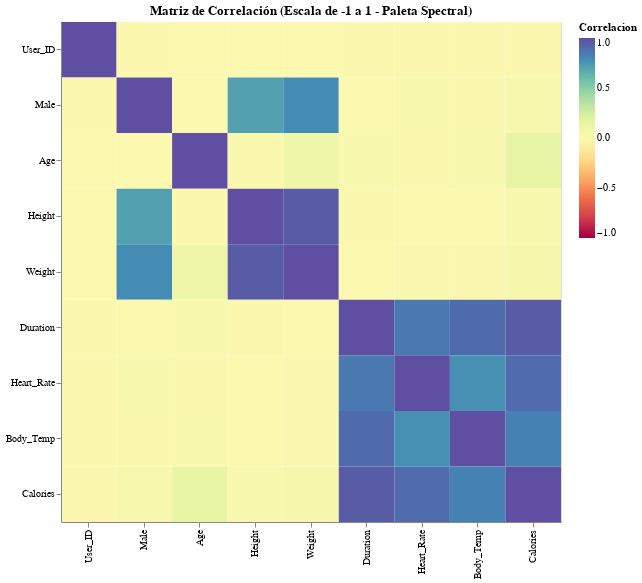

The notebook cell saved with this chart:
### Code cell
# 1️⃣ Calcular la matriz de correlación
corr_matrix = df.corr().reset_index().melt(id_vars='index')

# Renombrar columnas para Altair
corr_matrix.columns = ['Variable_1', 'Variable_2', 'Correlacion']

# 2️⃣ Crear el heatmap con la paleta 'Spectral'
heatmap = alt.Chart(corr_matrix).mark_rect().encode(
    x=alt.X('Variable_1:O', sort=None, title=''),
    y=alt.Y('Variable_2:O', sort=None, title=''),
    color=alt.Color('Correlacion:Q',
                    scale=alt.Scale(scheme='spectral', domain=[-1, 1])),
    tooltip=[
        alt.Tooltip('Variable_1', title='Variable 1'),
        alt.Tooltip('Variable_2', title='Variable 2'),
        alt.Tooltip('Correlacion:Q', format=".2f", title='Correlación')
    ]
).properties(
    width=500,
    height=500,
    title='Matriz de Correlación (Escala de -1 a 1 - Paleta Spectral)'
)

# Mostrar el heatmap
heatmap

### Figure 1 — Vega-Lite specification as saved in the notebook (floating-point values rounded to 4 significant figures)
{"config": {"view": {"continuousWidth": 300, "continuousHeight": 300}}, "data": {"name": "data-d0ed85baba00327feb360993c53f7ef3"}, "mark": {"type": "rect"}, "encoding": {"color": {"field": "Correlacion", "scale": {"domain": [-1, 1], "scheme": "spectral"}, "type": "quantitative"}, "tooltip": [{"field": "Variable_1", "title": "Variable 1", "type": "nominal"}, {"field": "Variable_2", "title": "Variable 2", "type": "nominal"}, {"field": "Correlacion", "format": ".2f", "title": "Correlación", "type": "quantitative"}], "x": {"field": "Variable_1", "sort": null, "title": "", "type": "ordinal"}, "y": {"field": "Variable_2", "sort": null, "title": "", "type": "ordinal"}}, "height": 500, "title": "Matriz de Correlación (Escala de -1 a 1 - Paleta Spectral)", "width": 500, "$schema": "https://vega.github.io/schema/vega-lite/v5.20.1.json", "datasets": {"data-d0ed85baba00327feb360993c53f7ef3": [{"Variable_1": "User_ID", "Variable_2": "User_ID", "Correlacion": 1.0}, {"Variable_1": "Male", "Variable_2": "User_ID", "Correlacion": -0.007041}, {"Variable_1": "Age", "Variable_2": "User_ID", "Correlacion": 0.002987}, {"Variable_1": "Height", "Variable_2": "User_ID", "Correlacion": -0.001525}, {"Variable_1": "Weight", "Variable_2": "User_ID", "Correlacion": -0.001886}, {"Variable_1": "Duration", "Variable_2": "User_ID", "Correlacion": -0.003837}, {"Variable_1": "Heart_Rate", "Variable_2": "User_ID", "Correlacion": -0.006197}, {"Variable_1": "Body_Temp", "Variable_2": "User_ID", "Correlacion": -0.005021}, {"Variable_1": "Calories", "Variable_2": "User_ID", "Correlacion": -0.004419}, {"Variable_1": "User_ID", "Variable_2": "Male", "Correlacion": -0.007041}, {"Variable_1": "Male", "Variable_2": "Male", "Correlacion": 1.0}, {"Variable_1": "Age", "Variable_2": "Male", "Correlacion": 0.003222}, {"Variable_1": "Height", "Variable_2": "Male", "Correlacion": 0.7105}, {"Variable_1": "Weight", "Variable_2": "Male", "Correlacion": 0.7832}, {"Variable_1": "Duration", "Variable_2": "Male", "Correlacion": 0.00344}, {"Variable_1": "Heart_Rate", "Variable_2": "Male", "Correlacion": 0.01156}, {"Variable_1": "Body_Temp", "Variable_2": "Male", "Correlacion": 0.007264}, {"Variable_1": "Calories", "Variable_2": "Male", "Correlacion": 0.02236}, {"Variable_1": "User_ID", "Variable_2": "Age", "Correlacion": 0.002987}, {"Variable_1": "Male", "Variable_2": "Age", "Correlacion": 0.003222}, {"Variable_1": "Age", "Variable_2": "Age", "Correlacion": 1.0}, {"Variable_1": "Height", "Variable_2": "Age", "Correlacion": 0.009554}, {"Variable_1": "Weight", "Variable_2": "Age", "Correlacion": 0.09009}, {"Variable_1": "Duration", "Variable_2": "Age", "Correlacion": 0.01325}, {"Variable_1": "Heart_Rate", "Variable_2": "Age", "Correlacion": 0.01048}, {"Variable_1": "Body_Temp", "Variable_2": "Age", "Correlacion": 0.01317}, {"Variable_1": "Calories", "Variable_2": "Age", "Correlacion": 0.1544}, {"Variable_1": "User_ID", "Variable_2": "Height", "Correlacion": -0.001525}, {"Variable_1": "Male", "Variable_2": "Height", "Correlacion": 0.7105}, {"Variable_1": "Age", "Variable_2": "Height", "Correlacion": 0.009554}, {"Variable_1": "Height", "Variable_2": "Height", "Correlacion": 1.0}, {"Variable_1": "Weight", "Variable_2": "Height", "Correlacion": 0.9585}, {"Variable_1": "Duration", "Variable_2": "Height", "Correlacion": -0.004625}, {"Variable_1": "Heart_Rate", "Variable_2": "Height", "Correlacion": 0.000528}, {"Variable_1": "Body_Temp", "Variable_2": "Height", "Correlacion": 0.0012}, {"Variable_1": "Calories", "Variable_2": "Height", "Correlacion": 0.01754}, {"Variable_1": "User_ID", "Variable_2": "Weight", "Correlacion": -0.001886}, {"Variable_1": "Male", "Variable_2": "Weight", "Correlacion": 0.7832}, {"Variable_1": "Age", "Variable_2": "Weight", "Correlacion": 0.09009}, {"Variable_1": "Height", "Variable_2": "Weight", "Correlacion": 0.9585}, {"Variable_1": "Weight", "Variable_2": "Weight", "Correlacion": 1.0}, {"Variable_1": "Duration", "Variable_2": "Weight", "Correlacion": -0.001884}, {"Variable_1": "Heart_Rate", "Variable_2": "Weight", "Correlacion": 0.004311}, {"Variable_1": "Body_Temp", "Variable_2": "Weight", "Correlacion": 0.004095}, {"Variable_1": "Calories", "Variable_2": "Weight", "Correlacion": 0.03548}, {"Variable_1": "User_ID", "Variable_2": "Duration", "Correlacion": -0.003837}, {"Variable_1": "Male", "Variable_2": "Duration", "Correlacion": 0.00344}, {"Variable_1": "Age", "Variable_2": "Duration", "Correlacion": 0.01325}, {"Variable_1": "Height", "Variable_2": "Duration", "Correlacion": -0.004625}, {"Variable_1": "Weight", "Variable_2": "Duration", "Correlacion": -0.001884}, {"Variable_1": "Duration", "Variable_2": "Duration", "Correlacion": 1.0}, {"Variable_1": "Heart_Rate", "Variable_2": "Duration", "Correlacion": 0.8529}, {"Variable_1": "Body_Temp", "Variable_2": "Duration", "Correlacion": 0.9032}, {"Variable_1": "Calories", "Variable_2": "Duration", "Correlacion": 0.9554}, {"Variable_1": "User_ID", "Variable_2": "Heart_Rate", "Correlacion": -0.006197}, {"Variable_1": "Male", "Variable_2": "Heart_Rate", "Correlacion": 0.01156}, {"Variable_1": "Age", "Variable_2": "Heart_Rate", "Correlacion": 0.01048}, {"Variable_1": "Height", "Variable_2": "Heart_Rate", "Correlacion": 0.000528}, {"Variable_1": "Weight", "Variable_2": "Heart_Rate", "Correlacion": 0.004311}, {"Variable_1": "Duration", "Variable_2": "Heart_Rate", "Correlacion": 0.8529}, {"Variable_1": "Heart_Rate", "Variable_2": "Heart_Rate", "Correlacion": 1.0}, {"Variable_1": "Body_Temp", "Variable_2": "Heart_Rate", "Correlacion": 0.7715}, {"Variable_1": "Calories", "Variable_2": "Heart_Rate", "Correlacion": 0.8979}, {"Variable_1": "User_ID", "Variable_2": "Body_Temp", "Correlacion": -0.005021}, {"Variable_1": "Male", "Variable_2": "Body_Temp", "Correlacion": 0.007264}, {"Variable_1": "Age", "Variable_2": "Body_Temp", "Correlacion": 0.01317}, {"Variable_1": "Height", "Variable_2": "Body_Temp", "Correlacion": 0.0012}, {"Variable_1": "Weight", "Variable_2": "Body_Temp", "Correlacion": 0.004095}, {"Variable_1": "Duration", "Variable_2": "Body_Temp", "Correlacion": 0.9032}, {"Variable_1": "Heart_Rate", "Variable_2": "Body_Temp", "Correlacion": 0.7715}, {"Variable_1": "Body_Temp", "Variable_2": "Body_Temp", "Correlacion": 1.0}, {"Variable_1": "Calories", "Variable_2": "Body_Temp", "Correlacion": 0.8246}, {"Variable_1": "User_ID", "Variable_2": "Calories", "Correlacion": -0.004419}, {"Variable_1": "Male", "Variable_2": "Calories", "Correlacion": 0.02236}, {"Variable_1": "Age", "Variable_2": "Calories", "Correlacion": 0.1544}, {"Variable_1": "Height", "Variable_2": "Calories", "Correlacion": 0.01754}, {"Variable_1": "Weight", "Variable_2": "Calories", "Correlacion": 0.03548}, {"Variable_1": "Duration", "Variable_2": "Calories", "Correlacion": 0.9554}, {"Variable_1": "Heart_Rate", "Variable_2": "Calories", "Correlacion": 0.8979}, {"Variable_1": "Body_Temp", "Variable_2": "Calories", "Correlacion": 0.8246}, {"Variable_1": "Calories", "Variable_2": "Calories", "Correlacion": 1.0}]}}
